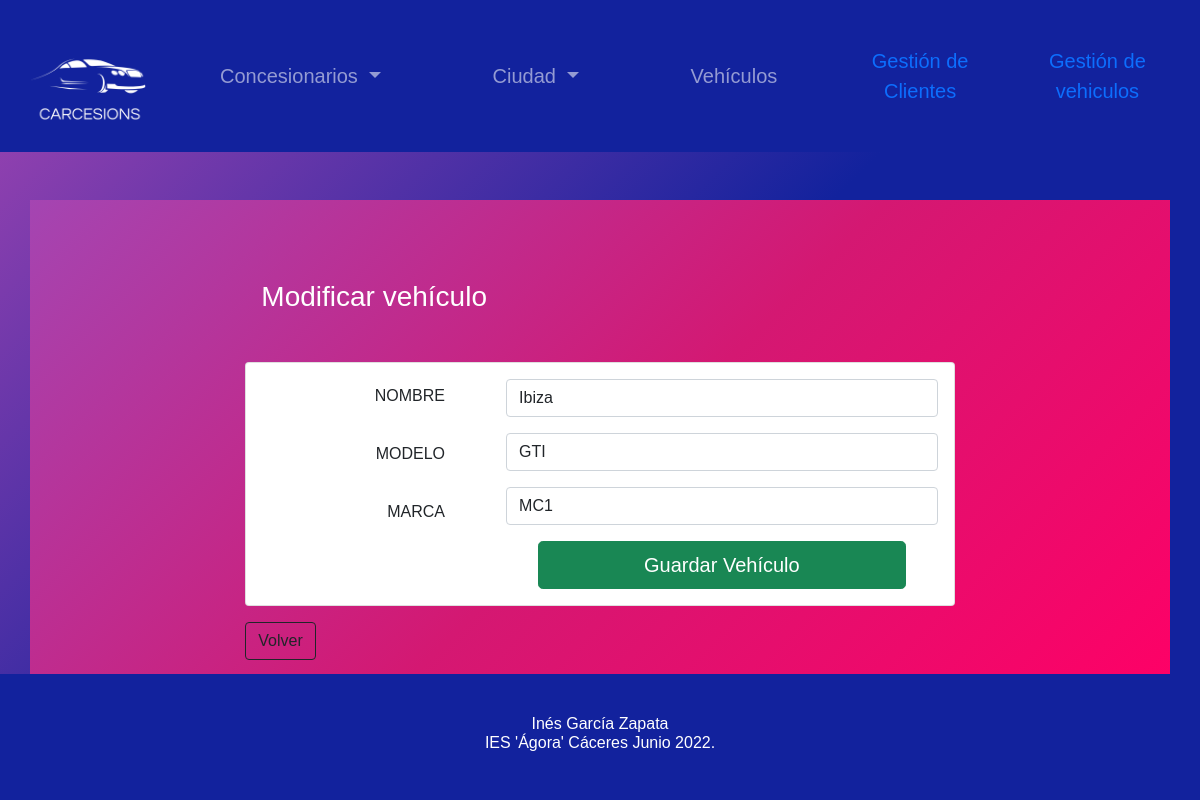
The app's page /index.php?c=vehiculos&a=modificar&id=1 with its own data.
### tables this page shows
CREATE TABLE IF NOT EXISTS `coches` (
  `cod` int(4) NOT NULL AUTO_INCREMENT,
  `nombre` varchar(20) NOT NULL,
  `modelo` varchar(10) NOT NULL,
  `marca` varchar(10) NOT NULL,
  PRIMARY KEY (`cod`),
  KEY `fk_marcoche` (`marca`)
);

### controlador/Vehiculos.php (called while the page is built, shortened)
<?php
class VehiculosControlador{
  public function __construct()
  {
    require_once 'modelo/VehiculoM.php';
  }
  public function modificar($id)
  {
    $vehiculos = new VehiculoM();
    $data["id"] = $id;
    $data["vehiculos"]= $vehiculos->get_vehiculo($id);
    $data["titulo"] = "Gestión de Vehículos";
    require_once 'vista/header.php';
    require_once "vista/vehiculo/modificaVehiculo.php";
    require_once 'vista/footer.php';
  }
}

### config/db.php (called while the page is built)
<?php
class Conectar{
  public static function conexion(){
    $conexion = mysqli_connect('localhost', 'root', '', 'concesionario');
    return $conexion;
  }
}
?>

### modelo/VehiculoM.php (called while the page is built, shortened)
<?php
class VehiculoM{
  private $db;
  public function __construct()
  {
    $this->db=Conectar::conexion();
  }
  public function get_vehiculo($id)
  {
    $sql = "SELECT * FROM coches WHERE cod=$id LIMIT 1";
    $resultado = $this->db->query($sql);
    $row = $resultado->fetch_assoc();
    return $row;
  }
}
?>

### vista/vehiculo/modificaVehiculo.php (the view, shortened to what this page needs)
<div class="container mt-5">
  <div class="row">
    <div class="col-md-8 m-auto">
      <h3 class='mx-3 my-5'>Modificar vehículo</h3>
      <div class=" card car-body">
        <div class="row">
          <div class="col-4 text-end">
            <p class='m-2 label'>NOMBRE</p>
            <p class='m-2 label'>MODELO</p>
            <p class='m-2 label'>MARCA</p>
          </div>
          <div class="col-8">
            <form action="index.php?c=vehiculos&a=actualizar" method="POST">
              <div class="form-group m-3 ">
                <input type="text" name="nombre" class="form-control" value="<?php echo $data["vehiculos"]["nombre"]; ?>" autofocus>
              </div>
              <div class="form-group m-3 ">
                <input type="text" name="modelo" class="form-control" value="<?php echo $data["vehiculos"]["modelo"]; ?>">
              </div>
              <div class="form-group m-3 ">
                <input type="text" name="marca" class="form-control" value="<?php echo $data["vehiculos"]["marca"]; ?>">
              </div>
              <div class="d-grid m-3 mx-auto px-5">
                <input type="submit" class="btn btn-success btn-lg" value="Guardar Vehículo">
              </div>
            </form>
          </div>
        </div>
      </div>
      <a href="index.php?c=vehiculos&a=coches" class="btn  btn-outline-dark mx-auto my-3" role="button">Volver</a>
    </div>
  </div>
</div>

### assets/css/estilos.css (style rules this page uses)
.container { padding: 2em; background-image: linear-gradient(-225deg, #A445B2 0%, #D41872 52%, #FF0066 100%); }
h3,h6, span { color: white; }
.label { padding: .82em; }

### records on screen
coches: nombre "Ibiza", modelo "GTI", marca "MC1"
